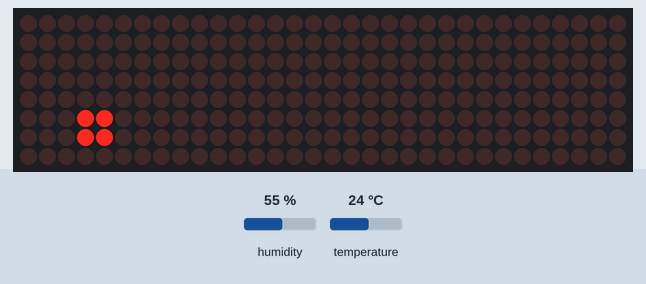
This program was run on a simulated ESP8266 board running MicroPython. Parts: 32×8 LED matrix. Inputs (shaded band) come from the test bench; at power-on: humidity 55 %, temperature 24 °C. WiFi joins after 1.5 s; the clock reads 2024-03-15 10:24:30 at power-on unless the program sets it; the interpreter's speed is modelled, so counts of loop turns are approximate; library files of the repository ran but are not shown: DHT11_v2.py, secrets.py, max7219.py.

Above: at 1.1 s.
At 2.1 s:
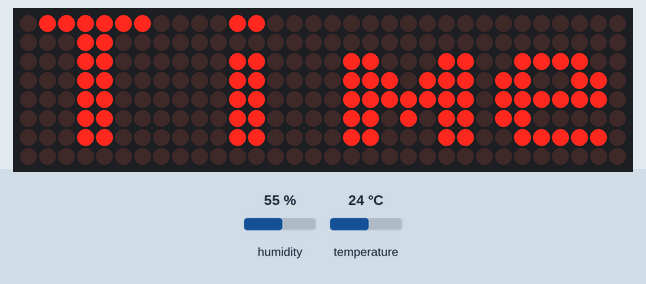
At 3.1 s:
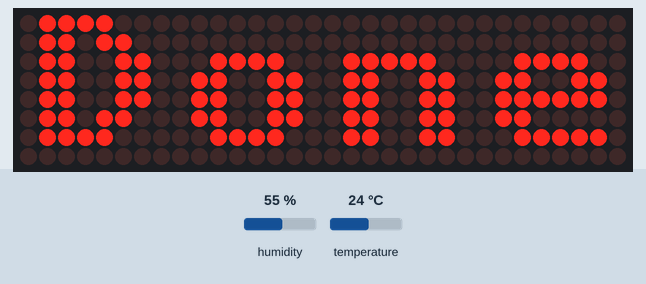
At 16.1 s:
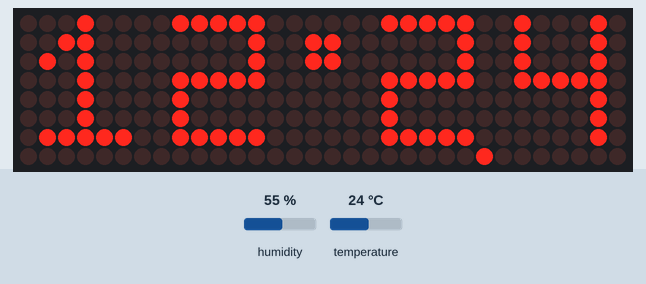
At 30.2 s:
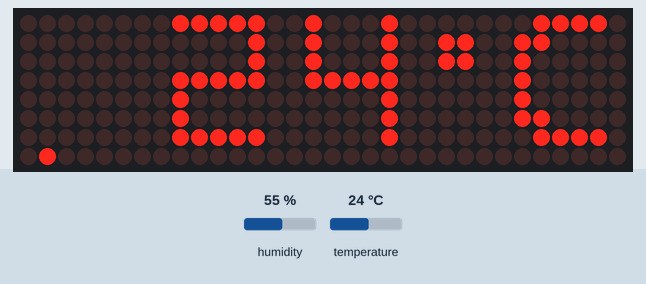
At 34.1 s:
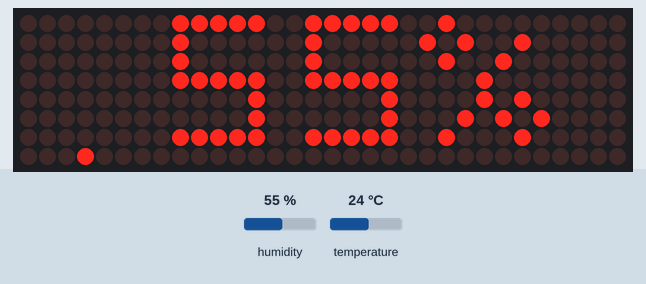

The program:

SmartClock_WeMos.py
```python
from machine import Pin, SPI, Timer
import wifi
import utime, ntptime
import MatrixDisplay_WeMos as matrixDisplay
import matrixBuffer
import dotMatrix
import DHT11_v2 as DHT11

import secrets # store your SSIS and PASSWORD here
import network
BLINKS_PER_SECOND = 1
MAX_DOTS = 4

#convert 1543 to tuple
def getTimeList(hours, minutes, seconds):
    if seconds % 2 == 0:
        seperator = "|"
    else:
        seperator = ";"
    return (hours // 10, hours % 10, seperator
            , minutes // 10, minutes % 10)

def getTempList(temp):
    tempList = []
    negative = temp < 0
    if negative:
        tempList.append("-")
        temp = temp * -1

    if temp >= 100:
        honderds = temp // 100
        temp = temp - (honderds * 100)
        tempList.append(honderds // 10)
        tempList.append(temp // 10)
        tempList.append(temp % 10)
    else:
        if not negative:
            tempList.append(" ")
        if temp > 10:
            tempList.append(temp // 10)
            tempList.append(temp % 10)
        else:
             tempList.append(" ")
             tempList.append(temp % 10)

    tempList.append("|")
    tempList.append("C")
    return tuple(tempList)

def getHumidityList(humidity):
    if humidity >= 100:
        return (1, 0, 0, "%")
    return (" ", humidity // 10, humidity % 10, "%")

#list of elements to convert to matrix
def elementsToMatrix(ls):
    matrix = []
    for element in ls:
        matrix.append(dotMatrix.MATRIX6x8[element])
    return matrix

def showSeconds(seconds):
    position = 1 + (seconds % 60 // 2)
    matrixDisplay.display.pixel(position, 7, 1)

def showTime(hours, minutes, seconds):
    lst = getTimeList(hours, minutes, seconds)
    showList(lst, seconds)

def showTemp(temp, seconds):
    lst = getTempList(temp)
    showList(lst, seconds)

def showHumidity(humidity, seconds):
    lst = getHumidityList(humidity)
    showList(lst, seconds)

def showList(lst, seconds):
    timeMatrix = elementsToMatrix(lst)
    cl = matrixBuffer.setCompleteList(timeMatrix)
    matrixDisplay.display.fill( matrixDisplay.CLEAR_SCREEN )
    matrixBuffer.setByteArray(matrixDisplay.display.framebuf, cl)
    showSeconds(seconds)
    matrixDisplay.display.show()

def measureTempHumidity():
    return DHT11.measure()

def initClock():
    sta_if = wifi.network.WLAN(wifi.network.STA_IF)
    sta_if.disconnect()
    wifi.connect(sta_if, matrixDisplay.showText)
    return RTC()

temp = None
humidity = None
def showOnDisplay( timer ):
    global temp, humidity
    dt = utime.localtime()
    hours   = (dt[3] + 2)%24 # +GMT + Daylight
    minutes = dt[4]
    seconds = dt[5]

    if seconds == 0 or temp == None:
        temp, humidity = measureTempHumidity()

    if seconds < 3:
        showTemp(temp, seconds)
    elif seconds < 6:
        showHumidity(humidity, seconds)
    else:
        showTime(hours, minutes, seconds)

#infoOutput = function(text)
def connect(infoOutput = None):
    sta_if = network.WLAN(network.STA_IF)
    if not sta_if.isconnected():
        sta_if.active(True)
        sta_if.connect(secrets.SSID, secrets.PASSWORD)
        tries = 0
        while not sta_if.isconnected():
            if infoOutput != None:
                infoOutput("." * (tries % (MAX_DOTS + 1)))
                tries = tries + 1
            utime.sleep(1)
            pass


matrixDisplay.showText("Wifi")
connect(matrixDisplay.showText)
matrixDisplay.showText("Time")
utime.sleep(1)
ntptime.settime()
matrixDisplay.showText("Done")

timer = Timer(0)
timer.init(freq=BLINKS_PER_SECOND, mode=Timer.PERIODIC, callback=showOnDisplay)
```

wifi.py
```python
import secrets # store your SSIS and PASSWORD here
import network
import utime
MAX_DOTS = 4

#infoOutput = function(text)
def connect(disconnect = False, infoOutput = None):
    sta_if = network.WLAN(network.STA_IF)
    if disconnect == True:
        sta_if.disconnect()
    if not sta_if.isconnected():
        sta_if.active(True)
        sta_if.connect(secrets.SSID, secrets.PASSWORD)
        tries = 0
        while not sta_if.isconnected():
            if infoOutput != None:
                infoOutput("." * (tries % (MAX_DOTS + 1)))
                tries = tries + 1
            utime.sleep(1)
            pass
```

MatrixDisplay_WeMos.py
```python
from machine import Pin, SPI
import max7219

USE_PICO = False
NUMBER_OF_MODULES : int = 4
PSI_CHANNEL = 0

PIN_SCK = 14	# D5 (14)
PIN_MOSI = 13	# D7 (13)
PIN_CS = 15		# D8 (15)

LED_BRIGHTNESS = 4

CLEAR_SCREEN = 0
PIXEL_ON = 1
PIXEL_OFF = 0

_spi = SPI(1, baudrate=10000000, polarity=0, phase=0)
_cs = Pin(PIN_CS, Pin.OUT)

display = max7219.Matrix8x8(_spi, _cs, NUMBER_OF_MODULES)
display.brightness( LED_BRIGHTNESS )

START_X = 0
START_Y = 0

def showText(tekst):
    display.fill( CLEAR_SCREEN )
    display.text( tekst, START_X, START_Y, PIXEL_ON)
    display.show()

if "__main__" == __name__:
    from time import sleep
    SLEEP = 1 # second
    TEXT_1 = 'PICO'
    TEXT_2 = '1234'
    TEXT_3 = 'done'

    showText( TEXT_1 )
    sleep( SLEEP )
    showText( TEXT_2 )
    sleep( SLEEP )
    showText( TEXT_3 )
    sleep( SLEEP )
```

matrixBuffer.py
```python
#listOfChars is a list of dot_matrix chars
#returns a matrix with all the characters
def setCompleteList( listOfChars ):
    allCharacters = []
    if len(listOfChars) == 0:
        return allCharacters
    y = 0
    while y < len(listOfChars[0]):
        line = []
        for c in listOfChars:
            line = line + list(c[y])
        allCharacters.append(list(line))
        y = y + 1
    return allCharacters

#framebuffer is an instance of frameBuf
def setByteArray(framebuffer, allCharacters):
    yMax = len(allCharacters)
    if yMax == 0:
        return
    xMax = len(allCharacters[0])

    for y in range(yMax):
        for x in range(xMax):
            if allCharacters[y][x] == 0:
                framebuffer.pixel(x,y, 0)
            else:
                framebuffer.pixel(x,y, 1)

if __name__ == "__main__":
    import dotMatrix

    listOfChars1 = []
    listOfChars1.append(dotMatrix.ONE)
    listOfChars1.append(dotMatrix.CC_TOP)
    listOfChars1.append(dotMatrix.SEVEN)

    listOfChars2 = []
    listOfChars2.append(dotMatrix.ONE)
    listOfChars2.append(dotMatrix.CC_BTTM)
    listOfChars2.append(dotMatrix.SEVEN)
    print(listOfChars2)
    list1 = setCompleteList(listOfChars1)
    print(list1)
    dotMatrix.printMatrix(list1)
    dotMatrix.printMatrix(setCompleteList(listOfChars2))
```

Source omitted: dotMatrix.py (data table, 5153 bytes)

Measured:
- what the display in image 0 shows lasts 1.0 s, from 1.0 s to 2.0 s
- what the display in image 1 shows lasts 1.1 s, from 2.0 s to 3.1 s
- what the display in image 4 shows lasts 2.0 s, from 30.1 s to 32.1 s
